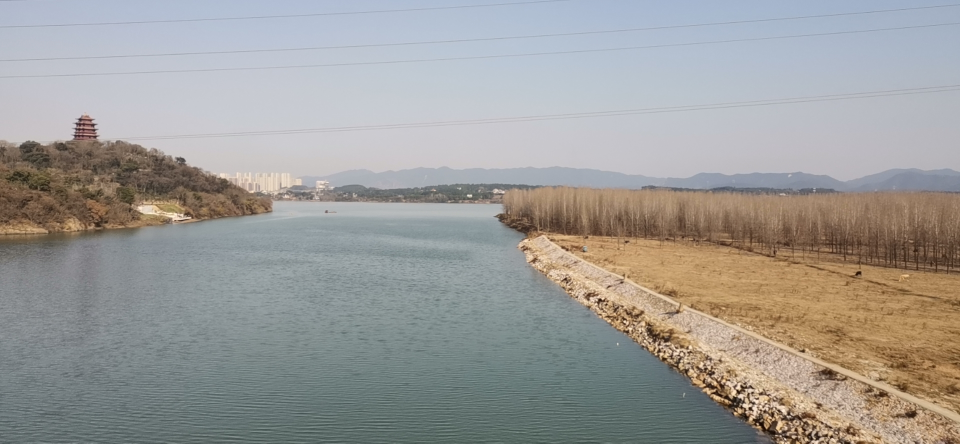
#> input picture feng/ai/1.png, 1920 x 887 px (shown at 1/2 size)
$ python -i Stitcher.py   (imports and definitions only)
#> lines starting #> are read from the running program, lines starting #| are printed output that depends on the picture

import cv2
import numpy as np


class Stitcher:

    def stitch(self, images, ratio=0.75, reprojThresh=4.0, showMatches=False):
        """
        :param images: 要拼接的图像列表。
        :param ratio: 用于特征点匹配的阈值比率。
        :param reprojThresh:  RANSAC算法中用于判断离群值的重投影误差阈值。
        :param showMatches: 指示是否显示特征点匹配的可视化结果。
        :return:result
        """
        (imageB, imageA) = images

        # 特征点提取
        (kpsA, featureA) = self.detectAndDescrib(imageA)
        (kpsB, featureB) = self.detectAndDescrib(imageB)

        M = self.matchKeypoints(kpsA,kpsB,featureA,featureB,ratio,reprojThresh)
        # 无匹配点
        if M is None:
            return None
        # H是3*3视角变换矩阵
        # matches是保存匹配点的信息
        # statues标记匹配点的状态
        (matches, H, status) = M
        # M = cv2.getAffineTransform(src, np.array([[[0, 0]], [[0, 10]], [[10, 10]]], dtype=np.float32))
        # dst = cv2.perspectiveTransform(src, M)

        # 将图片A进行视角变换，
        result = cv2.warpPerspective(imageA, H, (imageA.shape[1] + imageB.shape[1], imageA.shape[0]) )
        result1 = cv2.resize(result, (0, 0), fx=0.3, fy=0.3)
        self.cv_show('result', result1) # 显示视角变换之后的图片

        # 检测是否需要显示图片最最左端
        result[0:imageB.shape[0],0:imageB.shape[1]] = imageB
        # self.cv_show('result', result) # 显示左端图片（大图）

        # 检查是否需要显示图像匹配
        #vis = self.bf_match(imageA,imageB,kpsA,kpsB,featureA,featureB)


        return result


    # [50 lines left out: functions detectAndDescrib, bf_match, matchKeypoints, cv_show, not called in this run]

>>> import cv2
>>> picture = cv2.imread('1.png', cv2.IMREAD_GRAYSCALE)
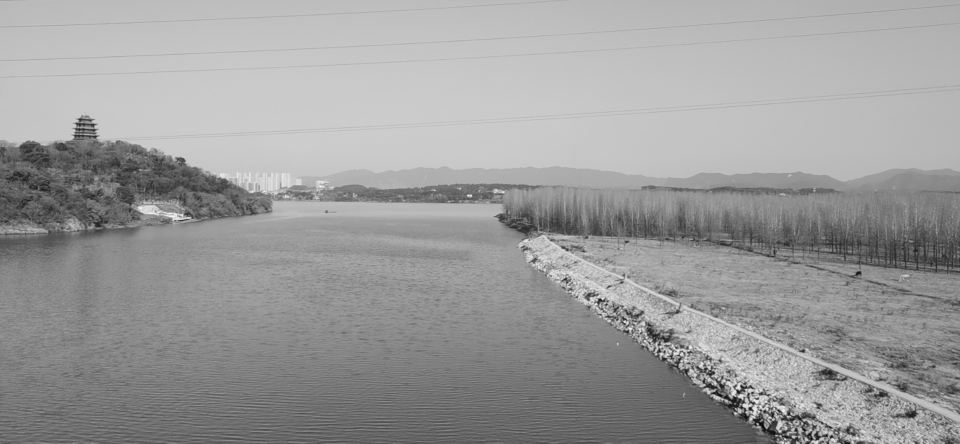
#> picture: shape (887, 1920) (shown at 1/2 size); min 9, max 247, mean 155.2
>>> result = Stitcher().stitch(picture)
#> (the run stopped early here; a loop or call above may not have finished)

$ run again, on feng/ai/2.png
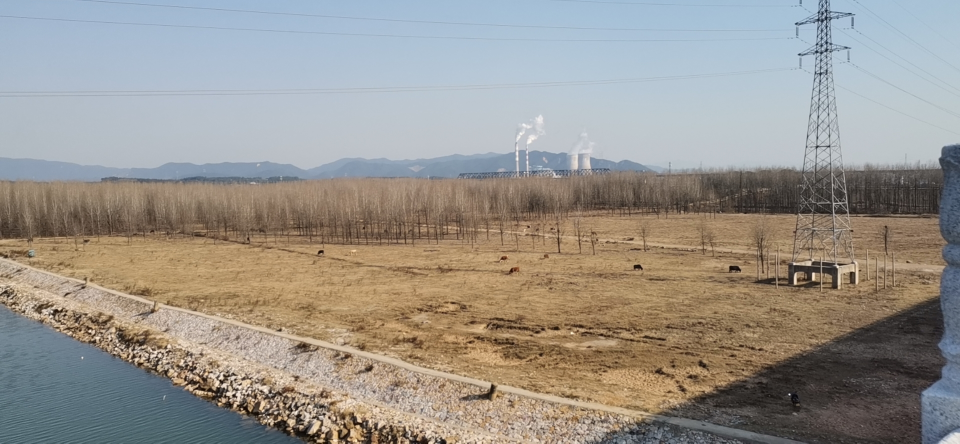
#> input picture feng/ai/2.png, 1920 x 887 px (shown at 1/2 size)
#> `picture = cv2.imread('1.png', cv2.IMREAD_GRAYSCALE)`:
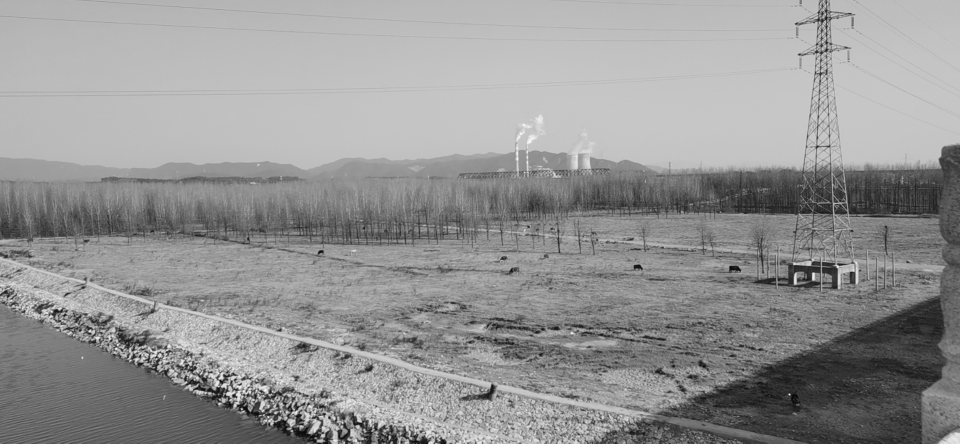
#> picture: shape (887, 1920) (shown at 1/2 size); min 3, max 251, mean 148
